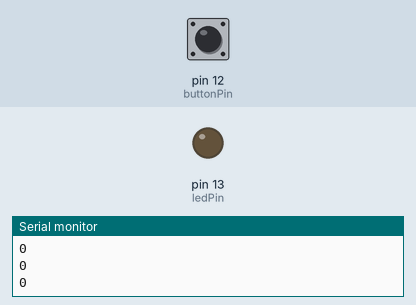
Bench run of a sketch on a simulated Arduino Uno, built with avr-gcc and run on an emulated ATmega328P. Shown: output pins drawn as LEDs (lit = HIGH), the last lines printed to the serial monitor. The test bench sets the inputs (shaded band); at power-on: pin 12 (buttonPin) LOW.

Above: at 1.2 s.
1.3 s: pin 12 (buttonPin) pulled HIGH for 0.15 s
At 1.4 s:
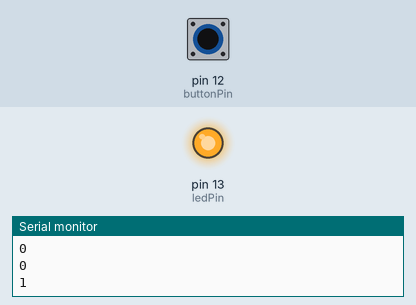
3.0 s: pin 12 (buttonPin) pulled HIGH for 3.2 s
At 7.3 s:
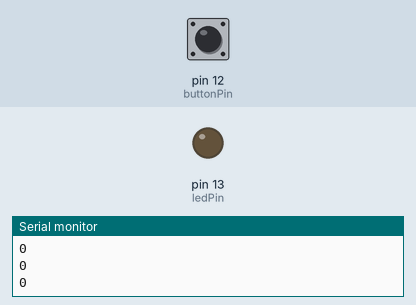
Timing chart, 0 to 8.8 s (numbered marks = the images above; inputs shaded):
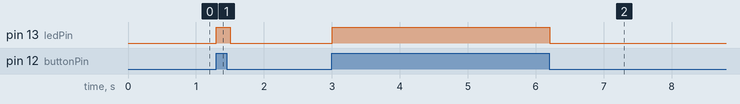

Measured:
- after the input at 1.3 s, pin 13 (ledPin): LOW → HIGH at once, → LOW 0.20 s later
- after the input at 3.0 s, pin 13 (ledPin): LOW → HIGH at once, → LOW 3.2 s later

The sketch:

ButtonStatePractice.ino
```cpp
//Practice Pullup and Pulldown Resistor where Pullup operates inverterly and Pulldown works normally as High as 1 and Low as 0

int buttonPin = 12;
int ledPin = 13;
int buttonState;
int waitTime = 100;

void setup() {
  // put your setup code here, to run once:
  pinMode(buttonPin,INPUT);
  pinMode(ledPin,OUTPUT);
  Serial.begin(9600);
}

void loop() {
  // put your main code here, to run repeatedly:
  buttonState = digitalRead(buttonPin);
  digitalWrite(ledPin,buttonState);
  Serial.println(buttonState);
  delay(waitTime);
}
```
